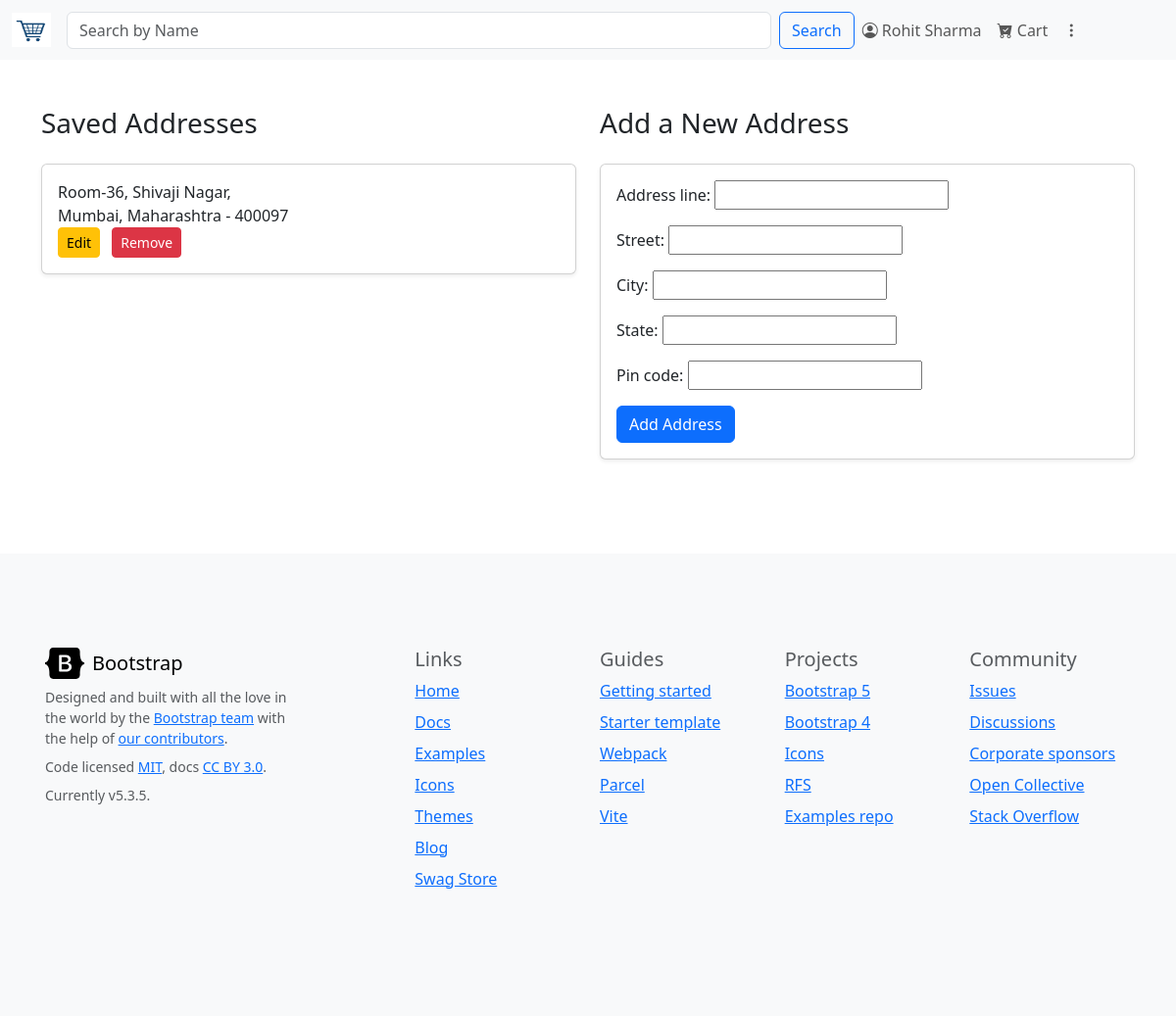
Screenshot of /address/ (signed in) with the database file from the repository.
### app1/models.py (models this page shows)
class CustomUser(AbstractUser):
    is_seller = models.BooleanField(default=False)
    is_customer = models.BooleanField(default=False)
    contact = models.CharField(max_length=10,validators=[RegexValidator(regex=r'^\d{10}$',message='contact must me 10 numbers')])
    email = models.EmailField(unique=True)
    class Meta:
        verbose_name = 'CustomUser'

class Address(models.Model):
    address_line = models.CharField(max_length=100)
    street = models.CharField(max_length=100)
    city = models.CharField(max_length=100)
    state = models.CharField(max_length=100)
    pin_code = models.CharField(max_length=10,validators=[RegexValidator(regex=r'^\d{6}$',message='Enter valid six digit pincode')])

### app1/views.py (the view)
# urls.py: path('address/',views.address,name='address'),
def address(req):
    if req.method == 'POST':
        form = AddressForm(req.POST)
        if form.is_valid():
            address_line = form.cleaned_data['address_line']
            street = form.cleaned_data['street']
            city = form.cleaned_data['city']
            state = form.cleaned_data['state']
            pin_code = form.cleaned_data['pin_code']
            address = Address.objects.create(address_line=address_line,street=street,city=city,state=state,pin_code=pin_code
            )
            user_profile = CustomerProfile.objects.get(user=req.user)
            user_profile.address.add(address)
            user_profile.save()
            messages.success(req, 'Address added successfully!')
            return redirect('address')
    else:
        form = AddressForm()
    user_profile = CustomerProfile.objects.get(user=req.user)
    addresses = user_profile.address.all()
    context = {
        'addresses': addresses,
        'address_form': form,
    }
    return render(req, 'address.html', context)

### app1/forms.py
class AddressForm(forms.ModelForm):
    class Meta:
        model = Address
        fields = ['address_line', 'street', 'city', 'state', 'pin_code']

### templates/address.html (shortened to what this page needs)
{% extends "base.html" %}
{% load static %}
{% block content %}
<div class="container py-5">
    <div class="row">
        <div class="col-md-6 mb-4">
            <h3 class="mb-4">Saved Addresses</h3>
            {% if addresses %}
                {% for address in addresses %}
                <a href="{% url "confirm-order" address.id %}" class="nav-link">
                    <div class="card mb-3 shadow-sm">
                        <div class="card-body">
                            <p class="card-text">
                                {{ address.address_line }}, {{ address.street }},<br>
                                {{ address.city }}, {{ address.state }} - {{ address.pin_code }}
                            </p>
                            <a href="{% url "edit-address" address.id %}" class="btn btn-sm btn-warning me-2">Edit</a>
                            <a href="{% url "remove-address" address.id %}" class="btn btn-sm btn-danger">Remove</a>
                        </div>
                    </a>
                    </div>
                {% endfor %}
            {% else %}
                <p class="text-muted">No saved addresses yet.</p>
            {% endif %}
        </div>
        <div class="col-md-6">
            <h3 class="mb-4">Add a New Address</h3>
            <div class="card shadow-sm">
                <div class="card-body">
                    <form method="POST" action="">
                        {{ address_form.as_p }}
                        <button type="submit" class="btn btn-primary">Add Address</button>
                    </form>
                </div>
            </div>
        </div>
    </div>
{% endblock content %}

### templates/base.html (shortened to what this page needs)
{% load static %}
<!DOCTYPE html>
<html lang="en">
<head>
    <link href="https://cdn.jsdelivr.net/npm/bootstrap@5.3.5/dist/css/bootstrap.min.css" rel="stylesheet">
    <link rel="stylesheet" href="https://cdn.jsdelivr.net/npm/bootstrap-icons@1.3.0/font/bootstrap-icons.css">
    <link rel="stylesheet" href="https://cdnjs.cloudflare.com/ajax/libs/font-awesome/6.7.2/css/all.min.css" />
    <link rel="stylesheet" href="{% static 'css/style.css' %}">
</head>
<body>
    {% block header %}
    <header>
        <nav class="navbar navbar-expand-lg bg-body-tertiary">
            <div class="container-fluid">
                <a class="navbar-brand" href="{% url "index" %}">
                    <img src="{% static 'images/my_logo.png' %}" alt="Bootstrap" width="40" height="35">
                  </a>
              <div class="collapse navbar-collapse" id="navbarSupportedContent">
                <form  class="d-flex" role="search" method="get" action="{% url "index" %}">
                    <input class="form-control me-2" type="search" placeholder="Search by Name" aria-label="Search" size="70" name="search">
                    <button class="btn btn-outline-primary" type="submit">Search</button>
                  </form>
                <ul class="navbar-nav me-auto mb-2 mb-lg-0">
                    <li class="nav-item dropdown">
                      {% if user.is_authenticated %}
                      <a class="nav-link " href="#" role="button" aria-expanded="false">
                        <i class="bi bi-person-circle"></i> {{user.first_name|capfirst}} {{user.last_name|capfirst}}
                    </a>
                      {% else %}
                      <a class="nav-link " href="{% url "customer-signin" %}" role="button" aria-expanded="false">
                        <i class="bi bi-person-circle"></i> Login
                    </a>
                      {% endif %}
                      </li>
                  <li class="nav-item">
                    <a class="nav-link" href="{% url "cart" %}"><i class="bi bi-cart-check-fill"></i> Cart</a>
                  </li>
                  <li class="nav-item dropdown">
                    <a class="nav-link " href="#" role="button" data-bs-toggle="dropdown" aria-expanded="false">
                        <i class="bi bi-three-dots-vertical"></i>
                    </a>
                  </li>
              </div>
            </div>
          </nav>
    </header>
    {% endblock header %}
    {% block content %}{% endblock content %}
    {% block footer %}
    <footer class="bd-footer py-4 py-md-5 mt-5 bg-body-tertiary">
        <div class="container py-4 py-md-5 px-4 px-md-3 text-body-secondary">
            <div class="row">
              <div class="col-lg-3 mb-3">
                <a class="d-inline-flex align-items-center mb-2 text-body-emphasis text-decoration-none" href="/" aria-label="Bootstrap">
                  <span class="fs-5">Bootstrap</span>
                </a>
                <ul class="list-unstyled small">
                  <li class="mb-2">Designed and built with all the love in the world by the <a href="/docs/5.3/about/team/">Bootstrap team</a> with the help of <a href="https://github.com/twbs/bootstrap/graphs/contributors">our contributors</a>.</li>
                  <li class="mb-2">Code licensed <a href="https://github.com/twbs/bootstrap/blob/main/LICENSE" target="_blank" rel="license noopener">MIT</a>, docs <a href="https://creativecommons.org/licenses/by/3.0/" target="_blank" rel="license noopener">CC BY 3.0</a>.</li>
                  <li class="mb-2">Currently v5.3.5.</li>
                </ul>
              </div>
              <div class="col-6 col-lg-2 offset-lg-1 mb-3">
                <h5>Links</h5>
                <ul class="list-unstyled">
                  <li class="mb-2"><a href="/">Home</a></li>
                  <li class="mb-2"><a href="/docs/5.3/">Docs</a></li>
                  <li class="mb-2"><a href="/docs/5.3/examples/">Examples</a></li>
                  <li class="mb-2"><a href="https://icons.getbootstrap.com/">Icons</a></li>
                  <li class="mb-2"><a href="https://themes.getbootstrap.com/">Themes</a></li>
                  <li class="mb-2"><a href="https://blog.getbootstrap.com/">Blog</a></li>
                  <li class="mb-2"><a href="https://cottonbureau.com/people/bootstrap" target="_blank" rel="noopener">Swag Store</a></li>
                </ul>
              </div>
              <div class="col-6 col-lg-2 mb-3">
                <h5>Guides</h5>
                <ul class="list-unstyled">
                  <li class="mb-2"><a href="/docs/5.3/getting-started/">Getting started</a></li>
                  <li class="mb-2"><a href="/docs/5.3/examples/starter-template/">Starter template</a></li>
                  <li class="mb-2"><a href="/docs/5.3/getting-started/webpack/">Webpack</a></li>
                  <li class="mb-2"><a href="/docs/5.3/getting-started/parcel/">Parcel</a></li>
                  <li class="mb-2"><a href="/docs/5.3/getting-started/vite/">Vite</a></li>
                </ul>
              </div>
              <div class="col-6 col-lg-2 mb-3">
                <h5>Projects</h5>
                <ul class="list-unstyled">
                  <li class="mb-2"><a href="https://github.com/twbs/bootstrap" target="_blank" rel="noopener">Bootstrap 5</a></li>
                  <li class="mb-2"><a href="https://github.com/twbs/bootstrap/tree/v4-dev" target="_blank" rel="noopener">Bootstrap 4</a></li>
                  <li class="mb-2"><a href="https://github.com/twbs/icons" target="_blank" rel="noopener">Icons</a></li>
                  <li class="mb-2"><a href="https://github.com/twbs/rfs" target="_blank" rel="noopener">RFS</a></li>
                  <li class="mb-2"><a href="https://github.com/twbs/examples" target="_blank" rel="noopener">Examples repo</a></li>
                </ul>
              </div>
              <div class="col-6 col-lg-2 mb-3">
                <h5>Community</h5>
                <ul class="list-unstyled">
                  <li class="mb-2"><a href="https://github.com/twbs/bootstrap/issues" target="_blank" rel="noopener">Issues</a></li>
                  <li class="mb-2"><a href="https://github.com/twbs/bootstrap/discussions" target="_blank" rel="noopener">Discussions</a></li>
                  <li class="mb-2"><a href="https://github.com/sponsors/twbs" target="_blank" rel="noopener">Corporate sponsors</a></li>
                  <li class="mb-2"><a href="https://opencollective.com/bootstrap" target="_blank" rel="noopener">Open Collective</a></li>
                  <li class="mb-2"><a href="https://stackoverflow.com/questions/tagged/bootstrap-5" target="_blank" rel="noopener">Stack Overflow</a></li>
                </ul>
              </div>
            </div>
          </div>
    </footer>
    {% endblock footer %}
</body>
</html>

### rows the page displays
CustomUser: first_name "Rohit", last_name "Sharma"
Address: address_line "Room-36", street "Shivaji Nagar", city "Mumbai", state "Maharashtra", pin_code "400097"
